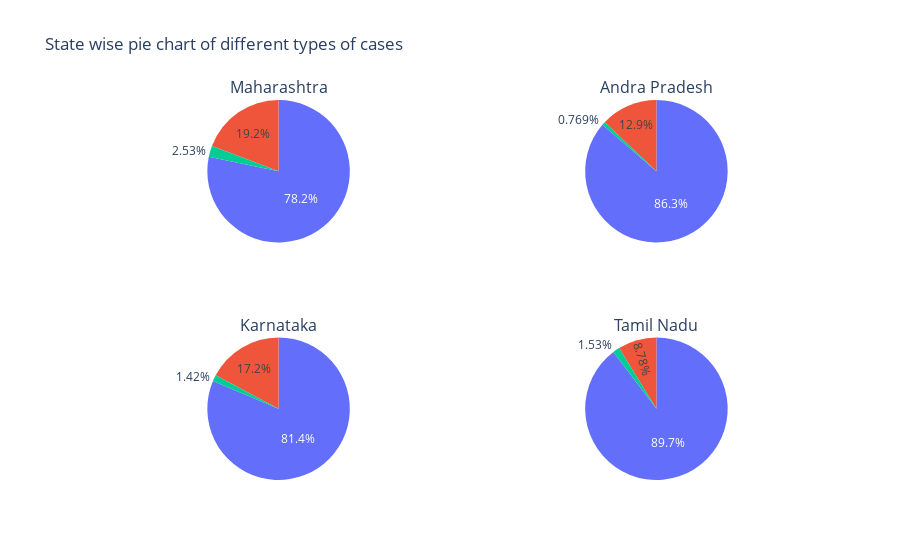

Notebook code cell kept with this figure:
### Code cell
specs = [[{'type':'domain'}, {'type':'domain'}],[{'type':'domain'}, {'type':'domain'}]]
fig = make_subplots(rows=2, cols=2, specs=specs, subplot_titles=["Maharashtra","Andra Pradesh","Karnataka",
"Tamil Nadu"])

#Maharashtra
Maharashtra_active = statecases['Active Cases'].iloc[0]
Maharashtra_cured = statecases['Cured/Discharged'].iloc[0]
Maharashtra_death = statecases['Death'].iloc[0]

labels=['Active Cases','Cured/Discharged','Death']
values_maharashtra=[Maharashtra_active,Maharashtra_cured,Maharashtra_death]
fig.add_trace(go.Pie(labels=labels, values=values_maharashtra), 1, 1)

#Andrapradesh
ap_active = statecases['Active Cases'].iloc[1]
ap_cured = statecases['Cured/Discharged'].iloc[1]
ap_death = statecases['Death'].iloc[1]

labels=['Active Cases','Cured/Discharged','Death']
values_ap=[ap_active,ap_cured,ap_death]
fig.add_trace(go.Pie(labels=labels, values=values_ap), 1, 2)

#Karnataka
karnataka_active = statecases['Active Cases'].iloc[2]
karnataka_cured = statecases['Cured/Discharged'].iloc[2]
karnataka_death = statecases['Death'].iloc[2]

labels=['Active Cases','Cured/Discharged','Death']
values_karnataka=[karnataka_active,karnataka_cured,karnataka_death]
fig.add_trace(go.Pie(labels=labels, values=values_karnataka), 2, 1)

#Tamilnadu
tn_active = statecases['Active Cases'].iloc[3]
tn_cured = statecases['Cured/Discharged'].iloc[3]
tn_death = statecases['Death'].iloc[3]

labels=['Active Cases','Cured/Discharged','Death']
values_tn=[tn_active,tn_cured,tn_death]
fig.add_trace(go.Pie(labels=labels, values=values_tn), 2, 2)

fig.update(layout_title_text='State wise pie chart of different types of cases',layout_showlegend=False)
fig = go.Figure(fig)
fig.show()

### Figure 1 — Plotly figure (JSON) as saved in the notebook; plotly's stock layout.template omitted (floating-point values rounded to 4 significant figures)
{"data": [{"domain": {"x": [0, 0.45], "y": [0.625, 1]}, "labels": ["Active Cases", "Cured/Discharged", "Death"], "type": "pie", "values": [302135, 1229339, 39732]}, {"domain": {"x": [0.55, 1], "y": [0.625, 1]}, "labels": ["Active Cases", "Cured/Discharged", "Death"], "type": "pie", "values": [103521, 691040, 6159]}, {"domain": {"x": [0, 0.45], "y": [0, 0.375]}, "labels": ["Active Cases", "Cured/Discharged", "Death"], "type": "pie", "values": [118870, 561610, 9789]}, {"domain": {"x": [0.55, 1], "y": [0, 0.375]}, "labels": ["Active Cases", "Cured/Discharged", "Death"], "type": "pie", "values": [57968, 591811, 10120]}], "layout": {"annotations": [{"font": {"size": 16}, "showarrow": false, "text": "Maharashtra", "x": 0.225, "xanchor": "center", "xref": "paper", "y": 1, "yanchor": "bottom", "yref": "paper"}, {"font": {"size": 16}, "showarrow": false, "text": "Andra Pradesh", "x": 0.775, "xanchor": "center", "xref": "paper", "y": 1, "yanchor": "bottom", "yref": "paper"}, {"font": {"size": 16}, "showarrow": false, "text": "Karnataka", "x": 0.225, "xanchor": "center", "xref": "paper", "y": 0.375, "yanchor": "bottom", "yref": "paper"}, {"font": {"size": 16}, "showarrow": false, "text": "Tamil Nadu", "x": 0.775, "xanchor": "center", "xref": "paper", "y": 0.375, "yanchor": "bottom", "yref": "paper"}], "showlegend": false, "title": {"text": "State wise pie chart of different types of cases"}}}
